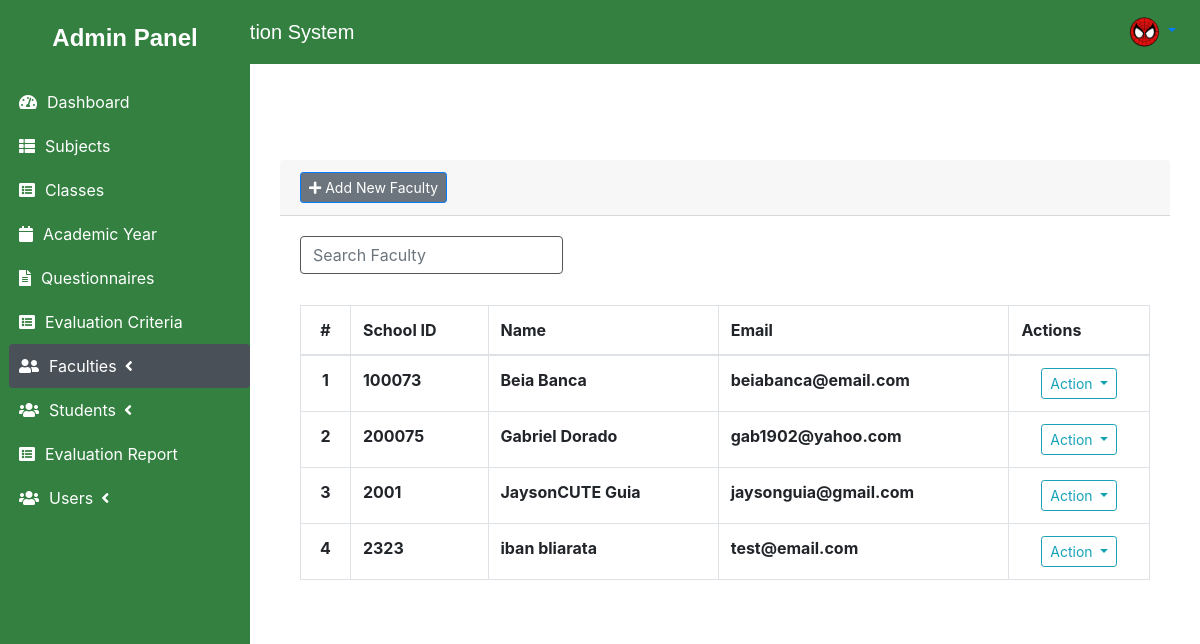
The page /faculty (signed in) on the database its author committed.
### tables this page shows
CREATE TABLE faculty_list (
    id INTEGER PRIMARY KEY AUTOINCREMENT,
    school_id text NOT NULL,
    firstname TEXT NOT NULL,
    lastname TEXT NOT NULL,
    email TEXT NOT NULL UNIQUE,
    password TEXT NOT NULL,
    avatar TEXT,
    datecreated DATETIME DEFAULT CURRENT_TIMESTAMP
);

### main.py (the view)
@app.route('/faculty')
def faculty_list():
    conn = get_db_connection()
    faculties = conn.execute("SELECT id, school_id, firstname, lastname, email FROM faculty_list").fetchall()
    conn.close()
    return render_template('admin/faculty_list.html', faculties=faculties, avatar_path=session.get('avatar_path'))

### main.py (called while the page is built)
def get_db_connection():
    conn = sqlite3.connect('database.db')
    conn.row_factory = sqlite3.Row
    return conn

### templates/admin/faculty_list.html (shortened to what this page needs)
{% extends "admin/layout.html" %}
{% block content %}
    <div class="container mt-5">
        <div class="card card-outline card-success">
            <div class="card-header">
                <div class="card-tools">
                    <a class="btn btn-secondary btn-sm btn-default btn-flat border-primary" href="{{ url_for('new_faculty') }}"><i class="fa fa-plus"></i> Add New Faculty</a>
                </div>
            </div>
            <div class="card-body">
                <div class="row mb-3">
                    <div class="col-md-4">
                        <input type="text" id="searchInput" class="form-control" placeholder="Search Faculty">
                    </div>
                </div>
                <table class="table table-hover table-bordered" id="list">
                    <thead>
                        <tr>
                            <th class="text-center">#</th>
                            <th>School ID</th>
                            <th>Name</th>
                            <th>Email</th>
                            <th>Actions</th>
                        </tr>
                    </thead>
                    <tbody>
                        {% for faculty in faculties %}
                        <tr data-id="{{ faculty.id }}">
                            <th class="text-center">{{ loop.index }}</th>
                            <td><b>{{ faculty.school_id }}</b></td>
                            <td><b>{{ faculty.firstname }} {{ faculty.lastname }}</b></td>
                            <td><b>{{ faculty.email }}</b></td>
                            <td class="text-center">
                                <div class="btn-group">
                                    <button type="button" class="btn btn-default btn-sm btn-flat border-info wave-effect text-info dropdown-toggle" data-toggle="dropdown" aria-expanded="false">
                                        Action
                                    </button>
                                </div>
                            </td>
                        </tr>
                        {% endfor %}
                    </tbody>
                </table>
            </div>
        </div>
    </div>
{% endblock %}

### static/css/styles.css (style rules this page uses)
.card { background-color: #ffffff; border: none; border-radius: 10px; }
.form-control { background-color: #ffffff; border: 1px solid #555555; color: #2c2c2c; margin-bottom: 15px; }

### rows shown on the page
faculty_list: school_id "100073", firstname "Beia", lastname "Banca", email "beiabanca@email.com"
faculty_list: school_id "200075", firstname "Gabriel", lastname "Dorado", email "gab1902@yahoo.com"
faculty_list: school_id "2001", firstname "JaysonCUTE", lastname "Guia", email "jaysonguia@gmail.com"
faculty_list: school_id "2323", firstname "iban", lastname "bliarata", email "test@email.com"
